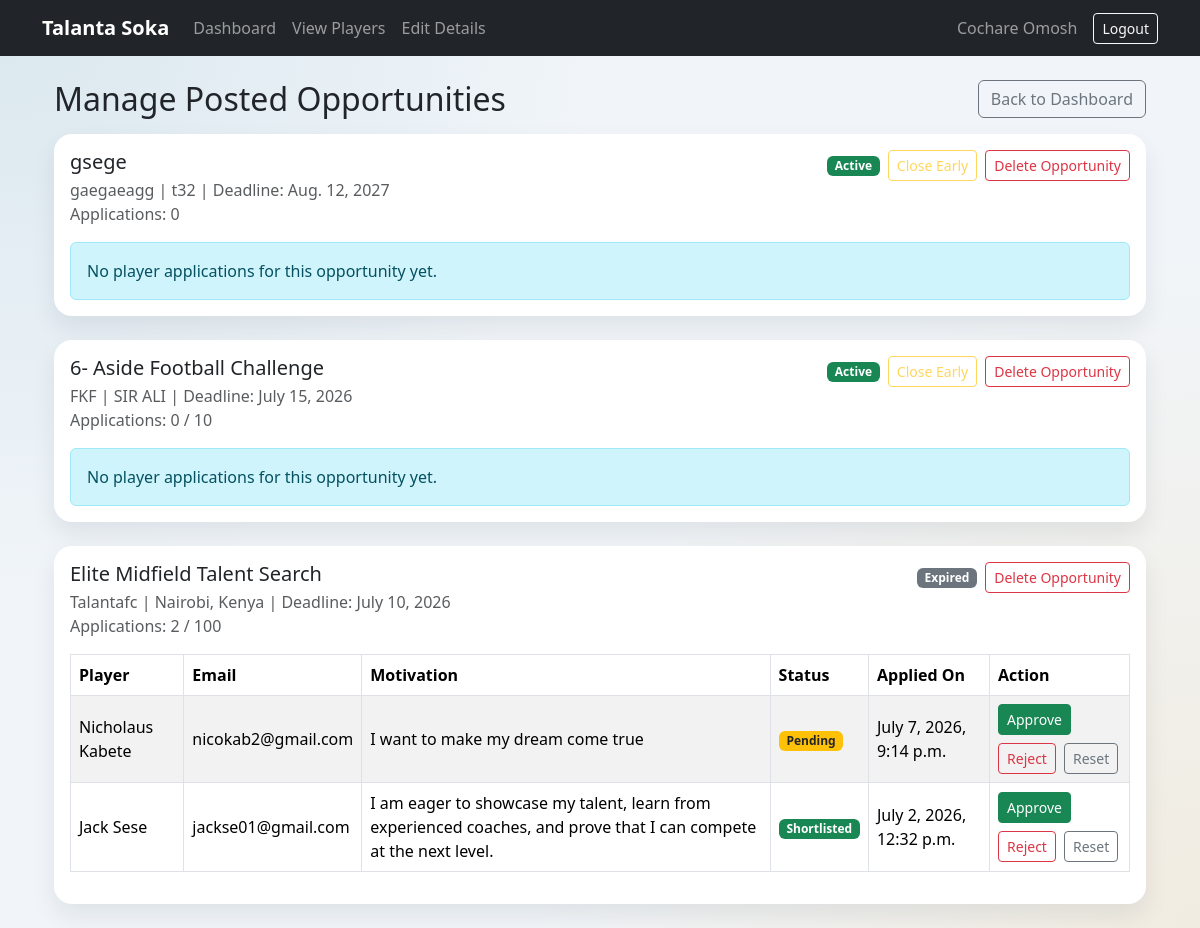
The app's page /opportunities/manage/ (signed in) with its own data.
### users/models.py (models this page shows, shortened)
class User(AbstractBaseUser, PermissionsMixin):
    full_name = models.CharField(max_length=150)
    email = models.EmailField(unique=True)
    ROLE_CHOICES = [
        ('player','Player'),
        ('scout', 'Scout'),
    ]
    role = models.CharField(max_length=20, choices=ROLE_CHOICES, default='player')
    is_active = models.BooleanField(default=True)
    is_staff = models.BooleanField(default=False)
    USERNAME_FIELD = 'email'
    REQUIRED_FIELDS = ['full_name']
    objects = UserManager()

### opportunities/models.py (models this page shows, shortened)
class Opportunity(models.Model):
	scout = models.ForeignKey(
		settings.AUTH_USER_MODEL,
		on_delete=models.CASCADE,
		related_name='posted_opportunities',
	)
	title = models.CharField(max_length=150)
	organization = models.CharField(max_length=150)
	description = models.TextField()
	poster_image = models.ImageField(upload_to='opportunity_posters/', blank=True, null=True)
	location = models.CharField(max_length=120)
	deadline = models.DateField()
	max_applications = models.PositiveIntegerField(blank=True, null=True)
	is_active = models.BooleanField(default=True)
	created_at = models.DateTimeField(auto_now_add=True)
	updated_at = models.DateTimeField(auto_now=True)
	class Meta:
		ordering = ['-created_at']

class Application(models.Model):
	STATUS_CHOICES = [
		('pending', 'Pending'),
		('shortlisted', 'Shortlisted'),
		('rejected', 'Rejected'),
	]
	opportunity = models.ForeignKey(
		Opportunity,
		on_delete=models.CASCADE,
		related_name='applications',
	)
	player = models.ForeignKey(
		settings.AUTH_USER_MODEL,
		on_delete=models.CASCADE,
		related_name='opportunity_applications',
	)
	motivation = models.TextField(blank=True)
	status = models.CharField(max_length=20, choices=STATUS_CHOICES, default='pending')
	applied_at = models.DateTimeField(auto_now_add=True)
	class Meta:
		ordering = ['-applied_at']
		constraints = [
			models.UniqueConstraint(
				fields=['opportunity', 'player'],
				name='unique_player_opportunity_application',
			)
		]

### opportunities/views.py (the view)
# urls.py: path('manage/', views.manage_posted_opportunities, name='manage_posted_opportunities'),
@login_required
def manage_posted_opportunities(request):
	if request.user.role != 'scout':
		messages.error(request, 'Only scouts can manage posted opportunities.')
		return redirect('player_dashboard')
	_auto_expire_passed_deadline_opportunities()
	opportunities = (
		Opportunity.objects.filter(scout=request.user)
		.prefetch_related('applications__player')
	)
	return render(
		request,
		'scouts/manage_opportunities.html',
		{'opportunities': opportunities, 'today': timezone.localdate()},
	)

### opportunities/views.py (called while the page is built)
def _auto_expire_passed_deadline_opportunities():
	today = timezone.localdate()
	Opportunity.objects.filter(is_active=True, deadline__lt=today).update(is_active=False)

### templates/scouts/manage_opportunities.html (shortened to what this page needs)
{% extends 'base.html' %}
{% block content %}
<div class="container mt-4">
    <div class="d-flex justify-content-between align-items-center mb-3">
        <h2 class="mb-0">Manage Posted Opportunities</h2>
        <a href="{% url 'scout_dashboard' %}" class="btn btn-outline-secondary">Back to Dashboard</a>
    </div>
    {% if opportunities %}
        {% for opportunity in opportunities %}
            <div class="card mb-4">
                <div class="card-body">
                    <div class="d-flex justify-content-between align-items-start flex-wrap gap-2 mb-3">
                        <div>
                            <h5 class="mb-1">{{ opportunity.title }}</h5>
                            <p class="text-muted mb-0">{{ opportunity.organization }} | {{ opportunity.location }} | Deadline: {{ opportunity.deadline }}</p>
                            <p class="text-muted mb-0">
                                Applications: {{ opportunity.applications.count }}
                                {% if opportunity.max_applications %}
                                    / {{ opportunity.max_applications }}
                                {% endif %}
                            </p>
                        </div>
                        <div class="d-flex align-items-center gap-2">
                            {% if not opportunity.is_active %}
                                {% if opportunity.deadline < today %}
                                    <span class="badge bg-secondary">Expired</span>
                                {% else %}
                                    <span class="badge bg-secondary">Closed Early</span>
                                {% endif %}
                            {% else %}
                                <span class="badge bg-success">Active</span>
                            {% endif %}
                            {% if opportunity.is_active and opportunity.deadline >= today and opportunity.max_applications and opportunity.applications.count >= opportunity.max_applications %}
                                <form method="post" action="{% url 'close_opportunity_early' opportunity.id %}">
                                    {% csrf_token %}
                                    <button type="submit" class="btn btn-sm btn-outline-warning">Close Early</button>
                                </form>
                            {% elif opportunity.is_active %}
                                <button type="button" class="btn btn-sm btn-outline-warning" disabled title="Enabled once application limit is reached before deadline">Close Early</button>
                            {% endif %}
                            <form method="post" action="{% url 'delete_posted_opportunity' opportunity.id %}" onsubmit="return confirm('Delete this posted opportunity? This will also remove its applications.');">
                                <button type="submit" class="btn btn-sm btn-outline-danger">Delete Opportunity</button>
                            </form>
                        </div>
                    </div>
                    {% if opportunity.applications.all %}
                        <div class="table-responsive">
                            <table class="table table-bordered table-striped align-middle">
                                <thead>
                                    <tr>
                                        <th>Player</th>
                                        <th>Email</th>
                                        <th>Motivation</th>
                                        <th>Status</th>
                                        <th>Applied On</th>
                                        <th>Action</th>
                                    </tr>
                                </thead>
                                <tbody>
                                    {% for application in opportunity.applications.all %}
                                        <tr>
                                            <td>{{ application.player.full_name }}</td>
                                            <td>{{ application.player.email }}</td>
                                            <td>{{ application.motivation|default:'-' }}</td>
                                            <td>
                                                {% if application.status == 'shortlisted' %}
                                                    <span class="badge bg-success">Shortlisted</span>
                                                {% elif application.status == 'rejected' %}
                                                    <span class="badge bg-danger">Rejected</span>
                                                {% else %}
                                                    <span class="badge bg-warning text-dark">Pending</span>
                                                {% endif %}
                                            </td>
                                            <td>{{ application.applied_at }}</td>
                                            <td>
                                                <div class="d-flex flex-wrap gap-2">
                                                    <form method="post" action="{% url 'update_application_status' application.id 'shortlisted' %}">
                                                        <button type="submit" class="btn btn-sm btn-success">Approve</button>
                                                    </form>
                                                    <form method="post" action="{% url 'update_application_status' application.id 'rejected' %}">
                                                        <button type="submit" class="btn btn-sm btn-outline-danger">Reject</button>
                                                    </form>
                                                    <form method="post" action="{% url 'update_application_status' application.id 'pending' %}">
                                                        <button type="submit" class="btn btn-sm btn-outline-secondary">Reset</button>
                                                    </form>
                                                </div>
                                            </td>
                                        </tr>
                                    {% endfor %}
                                </tbody>
                            </table>
                        </div>
                    {% else %}
                        <div class="alert alert-info mb-0">No player applications for this opportunity yet.</div>
                    {% endif %}
                </div>
            </div>
        {% endfor %}
    {% else %}
        <div class="alert alert-info">You have not posted opportunities yet. <a href="{% url 'post_opportunity' %}">Post one now</a>.</div>
    {% endif %}
</div>
{% endblock %}

### templates/base.html (shortened to what this page needs)
{% load static %}
<!DOCTYPE html>
<html lang="en">
<head>
    <link href="https://cdn.jsdelivr.net/npm/bootstrap@5.3.3/dist/css/bootstrap.min.css" rel="stylesheet">
</head>
<body>
<nav class="navbar navbar-expand-lg navbar-dark bg-dark">
    <div class="container">
        <a class="navbar-brand" href="{% url 'home' %}">
            Talanta Soka
        </a>
        <div class="collapse navbar-collapse"
             id="navbarContent">
            <ul class="navbar-nav me-auto">
                <li class="nav-item">
                    {% if user.is_authenticated and user.is_staff %}
                        <a class="nav-link" href="{% url 'admin_dashboard' %}">
                    {% elif user.is_authenticated and user.role == 'player' %}
                        <a class="nav-link" href="{% url 'player_dashboard' %}">
                    {% elif user.is_authenticated and user.role == 'scout' %}
                        <a class="nav-link" href="{% url 'scout_dashboard' %}">
                    {% else %}
                        <a class="nav-link" href="{% url 'home' %}">
                    {% endif %}
                        Dashboard
                    </a>
                </li>
                <li class="nav-item">
                    {% if user.is_authenticated and user.is_staff %}
                        <a class="nav-link" href="{% url 'admin_users' %}">Users</a>
                    {% elif user.is_authenticated and user.role == 'player' %}
                        <a class="nav-link" href="{% url 'player_profile' %}">Profile</a>
                    {% elif user.is_authenticated and user.role == 'scout' %}
                        <a class="nav-link" href="{% url 'scout_player_directory' %}">View Players</a>
                    {% else %}
                        <a class="nav-link" href="{% url 'login' %}">Login</a>
                    {% endif %}
                </li>
                {% if user.is_authenticated and user.role == 'scout' and not user.is_staff %}
                    <li class="nav-item">
                        <a class="nav-link" href="{% url 'scout_edit_details' %}">Edit Details</a>
                    </li>
                {% endif %}
            </ul>
            {% if user.is_authenticated %}
                <span class="navbar-text me-3">
                    {{ user.full_name }}
                </span>
                <a href="{% url 'logout' %}"
                   class="btn btn-outline-light btn-sm">
                    Logout
                </a>
            {% endif %}
        </div>
    </div>
</nav>
<div class="container mt-4">
    <div class="position-fixed top-0 end-0 p-3" style="z-index:1080;">
    </div>
    {% block content %}
    {% endblock %}
</div>
</body>
</html>

### templates/base.html (style rules this page uses)
body { background: radial-gradient(circle at top left, rgba(14,116,144,.10), transparent 40%), radial-gradient(circle at bottom right, rgba(245,158,11,.10), transparent 45%), #f1f5f9; min-height:100vh; }
.navbar-brand { font-weight:bold; }
.card { border:none; border-radius:18px; box-shadow:0 12px 24px rgba(15,23,42,.08); }

### records on screen
User: full_name "Cochare Omosh"
Opportunity: title "gsege", organization "gaegaeagg", location "t32", deadline "Aug. 12, 2027", applications.count "0", is_active "Active", shows "No player applications for this opportunity yet."
Opportunity: title "6- Aside Football Challenge", organization "FKF", location "SIR ALI", deadline "July 15, 2026", applications.count "0", max_applications "10", is_active "Active", shows "No player applications for this opportunity yet."
Opportunity: title "Elite Midfield Talent Search", organization "Talantafc", location "Nairobi, Kenya", deadline "July 10, 2026", applications.count "2", max_applications "100", is_active "Expired"
Application: player.full_name "Nicholaus Kabete", player.email "nicokab2@gmail.com", motivation "I want to make my dream come true", status "Pending", applied_at "July 7, 2026, 9:14 p.m."
Application: player.full_name "Jack Sese", player.email "jackse01@gmail.com", motivation "I am eager to showcase my talent, learn from experienced coaches, and prove that I can compete at the next level.", status "Shortlisted", applied_at "July 2, 2026, 12:32 p.m."
